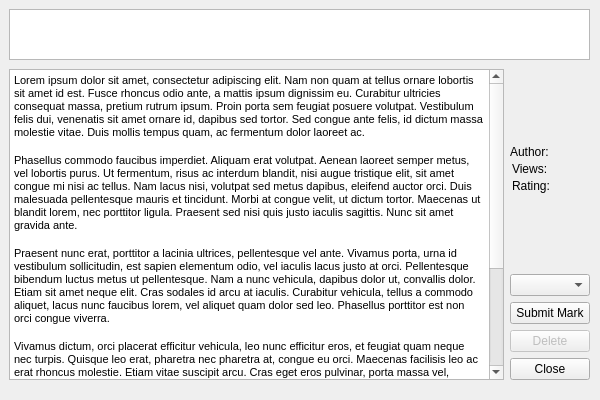
<?xml version="1.0" encoding="UTF-8"?>
<ui version="4.0">
 <class>PostWindow</class>
 <widget class="QMainWindow" name="PostWindow">
  <property name="geometry">
   <rect>
    <x>0</x>
    <y>0</y>
    <width>600</width>
    <height>400</height>
   </rect>
  </property>
  <property name="minimumSize">
   <size>
    <width>600</width>
    <height>400</height>
   </size>
  </property>
  <property name="maximumSize">
   <size>
    <width>600</width>
    <height>400</height>
   </size>
  </property>
  <property name="windowTitle">
   <string/>
  </property>
  <widget class="QWidget" name="centralwidget">
   <widget class="QWidget" name="verticalLayoutWidget">
    <property name="geometry">
     <rect>
      <x>9</x>
      <y>69</y>
      <width>581</width>
      <height>311</height>
     </rect>
    </property>
    <layout class="QVBoxLayout" name="verticalLayout">
     <item>
      <layout class="QHBoxLayout" name="horizontalLayout">
       <item>
        <widget class="QTextBrowser" name="textBrowser">
         <property name="html">
          <string>&lt;!DOCTYPE HTML PUBLIC &quot;-//W3C//DTD HTML 4.0//EN&quot; &quot;http://www.w3.org/TR/REC-html40/strict.dtd&quot;&gt;
&lt;html&gt;&lt;head&gt;&lt;meta name=&quot;qrichtext&quot; content=&quot;1&quot; /&gt;&lt;style type=&quot;text/css&quot;&gt;
p, li { white-space: pre-wrap; }
&lt;/style&gt;&lt;/head&gt;&lt;body style=&quot; font-family:'MS Shell Dlg 2'; font-size:8.25pt; font-weight:400; font-style:normal;&quot;&gt;
&lt;p style=&quot; margin-top:0px; margin-bottom:15px; margin-left:0px; margin-right:0px; -qt-block-indent:0; text-indent:0px; background-color:#ffffff;&quot;&gt;&lt;span style=&quot; font-family:'Open Sans,Arial,sans-serif'; font-size:8pt; color:#000000; background-color:#ffffff;&quot;&gt;Lorem ipsum dolor sit amet, consectetur adipiscing elit. Nam non quam at tellus ornare lobortis sit amet id est. Fusce rhoncus odio ante, a mattis ipsum dignissim eu. Curabitur ultricies consequat massa, pretium rutrum ipsum. Proin porta sem feugiat posuere volutpat. Vestibulum felis dui, venenatis sit amet ornare id, dapibus sed tortor. Sed congue ante felis, id dictum massa molestie vitae. Duis mollis tempus quam, ac fermentum dolor laoreet ac.&lt;/span&gt;&lt;/p&gt;
&lt;p style=&quot; margin-top:0px; margin-bottom:15px; margin-left:0px; margin-right:0px; -qt-block-indent:0; text-indent:0px; background-color:#ffffff;&quot;&gt;&lt;span style=&quot; font-family:'Open Sans,Arial,sans-serif'; font-size:8pt; color:#000000; background-color:#ffffff;&quot;&gt;Phasellus commodo faucibus imperdiet. Aliquam erat volutpat. Aenean laoreet semper metus, vel lobortis purus. Ut fermentum, risus ac interdum blandit, nisi augue tristique elit, sit amet congue mi nisi ac tellus. Nam lacus nisi, volutpat sed metus dapibus, eleifend auctor orci. Duis malesuada pellentesque mauris et tincidunt. Morbi at congue velit, ut dictum tortor. Maecenas ut blandit lorem, nec porttitor ligula. Praesent sed nisi quis justo iaculis sagittis. Nunc sit amet gravida ante.&lt;/span&gt;&lt;/p&gt;
&lt;p style=&quot; margin-top:0px; margin-bottom:15px; margin-left:0px; margin-right:0px; -qt-block-indent:0; text-indent:0px; background-color:#ffffff;&quot;&gt;&lt;span style=&quot; font-family:'Open Sans,Arial,sans-serif'; font-size:8pt; color:#000000; background-color:#ffffff;&quot;&gt;Praesent nunc erat, porttitor a lacinia ultrices, pellentesque vel ante. Vivamus porta, urna id vestibulum sollicitudin, est sapien elementum odio, vel iaculis lacus justo at orci. Pellentesque bibendum luctus metus ut pellentesque. Nam a nunc vehicula, dapibus dolor ut, convallis dolor. Etiam sit amet neque elit. Cras sodales id arcu at iaculis. Curabitur vehicula, tellus a commodo aliquet, lacus nunc faucibus lorem, vel aliquet quam dolor sed leo. Phasellus porttitor est non orci congue viverra.&lt;/span&gt;&lt;/p&gt;
&lt;p style=&quot; margin-top:0px; margin-bottom:15px; margin-left:0px; margin-right:0px; -qt-block-indent:0; text-indent:0px; background-color:#ffffff;&quot;&gt;&lt;span style=&quot; font-family:'Open Sans,Arial,sans-serif'; font-size:8pt; color:#000000; background-color:#ffffff;&quot;&gt;Vivamus dictum, orci placerat efficitur vehicula, leo nunc efficitur eros, et feugiat quam neque nec turpis. Quisque leo erat, pharetra nec pharetra at, congue eu orci. Maecenas facilisis leo ac erat rhoncus molestie. Etiam vitae suscipit arcu. Cras eget eros pulvinar, porta massa vel, egestas mi. In in scelerisque libero. Maecenas fermentum nulla quis varius lobortis. Sed eu tortor ut orci sollicitudin ornare. Duis id mauris tristique, blandit mi placerat, euismod ipsum. Maecenas volutpat, metus vitae laoreet commodo, libero nibh fermentum quam, nec blandit justo libero non erat. Etiam bibendum, velit ut tincidunt sodales, ante augue tincidunt nunc, eget tincidunt mauris neque a eros. Sed sit amet nisl turpis. Nunc nec ultrices tortor. Fusce dignissim sollicitudin sem, vel tempus magna varius condimentum.&lt;/span&gt;&lt;/p&gt;
&lt;p style=&quot; margin-top:0px; margin-bottom:15px; margin-left:0px; margin-right:0px; -qt-block-indent:0; text-indent:0px; background-color:#ffffff;&quot;&gt;&lt;span style=&quot; font-family:'Open Sans,Arial,sans-serif'; font-size:8pt; color:#000000; background-color:#ffffff;&quot;&gt;Suspendisse volutpat purus ut erat fringilla, vel malesuada nisi suscipit. Nunc eget accumsan turpis. Nam molestie orci id aliquam egestas. Praesent eget eros lacus. Praesent dapibus ut arcu sed porta. In pellentesque accumsan diam, et egestas augue dictum rhoncus. Nulla a enim euismod, gravida lorem eget, malesuada quam. Maecenas vitae accumsan leo. Suspendisse varius sapien a lacus dapibus, imperdiet volutpat purus dignissim.&lt;/span&gt;&lt;/p&gt;&lt;/body&gt;&lt;/html&gt;</string>
         </property>
        </widget>
       </item>
       <item>
        <layout class="QVBoxLayout" name="verticalLayout_2">
         <item>
          <layout class="QVBoxLayout" name="verticalLayout_3">
           <item>
            <layout class="QFormLayout" name="formLayout">
             <property name="labelAlignment">
              <set>Qt::AlignCenter</set>
             </property>
             <property name="formAlignment">
              <set>Qt::AlignCenter</set>
             </property>
             <property name="horizontalSpacing">
              <number>2</number>
             </property>
             <property name="verticalSpacing">
              <number>3</number>
             </property>
             <item row="0" column="0">
              <widget class="QLabel" name="label">
               <property name="text">
                <string>Author: </string>
               </property>
              </widget>
             </item>
             <item row="0" column="1">
              <widget class="QLabel" name="authorLabel">
               <property name="text">
                <string/>
               </property>
              </widget>
             </item>
             <item row="1" column="0">
              <widget class="QLabel" name="label_3">
               <property name="text">
                <string>Views: </string>
               </property>
              </widget>
             </item>
             <item row="1" column="1">
              <widget class="QLabel" name="viewsLabel">
               <property name="text">
                <string/>
               </property>
              </widget>
             </item>
             <item row="2" column="0">
              <widget class="QLabel" name="label_5">
               <property name="text">
                <string>Rating:</string>
               </property>
              </widget>
             </item>
             <item row="2" column="1">
              <widget class="QLabel" name="ratingLabel">
               <property name="text">
                <string/>
               </property>
              </widget>
             </item>
            </layout>
           </item>
           <item>
            <widget class="QComboBox" name="markBox"/>
           </item>
           <item>
            <widget class="QPushButton" name="pushButton">
             <property name="text">
              <string>Submit Mark</string>
             </property>
            </widget>
           </item>
           <item>
            <widget class="QPushButton" name="deleteButton">
             <property name="enabled">
              <bool>false</bool>
             </property>
             <property name="text">
              <string>Delete</string>
             </property>
             <property name="checkable">
              <bool>false</bool>
             </property>
            </widget>
           </item>
           <item>
            <widget class="QPushButton" name="closeButton">
             <property name="text">
              <string>Close</string>
             </property>
            </widget>
           </item>
          </layout>
         </item>
        </layout>
       </item>
      </layout>
     </item>
    </layout>
   </widget>
   <widget class="QWidget" name="verticalLayoutWidget_2">
    <property name="geometry">
     <rect>
      <x>9</x>
      <y>9</y>
      <width>581</width>
      <height>51</height>
     </rect>
    </property>
    <layout class="QVBoxLayout" name="verticalLayout_4">
     <item>
      <widget class="QTextBrowser" name="regex">
       <property name="html">
        <string>&lt;!DOCTYPE HTML PUBLIC &quot;-//W3C//DTD HTML 4.0//EN&quot; &quot;http://www.w3.org/TR/REC-html40/strict.dtd&quot;&gt;
&lt;html&gt;&lt;head&gt;&lt;meta name=&quot;qrichtext&quot; content=&quot;1&quot; /&gt;&lt;style type=&quot;text/css&quot;&gt;
p, li { white-space: pre-wrap; }
&lt;/style&gt;&lt;/head&gt;&lt;body style=&quot; font-family:'MS Shell Dlg 2'; font-size:8.25pt; font-weight:400; font-style:normal;&quot;&gt;
&lt;p style=&quot;-qt-paragraph-type:empty; margin-top:0px; margin-bottom:0px; margin-left:0px; margin-right:0px; -qt-block-indent:0; text-indent:0px; font-family:'Consolas';&quot;&gt;&lt;br /&gt;&lt;/p&gt;&lt;/body&gt;&lt;/html&gt;</string>
       </property>
      </widget>
     </item>
    </layout>
   </widget>
  </widget>
 </widget>
 <resources/>
 <connections/>
</ui>
